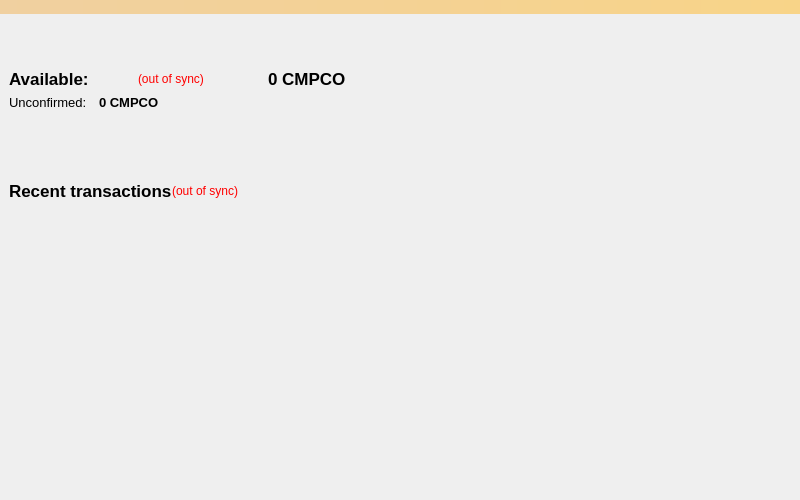
<?xml version="1.0" encoding="UTF-8"?>
<ui version="4.0">
 <class>OverviewPage</class>
 <widget class="QWidget" name="OverviewPage">
  <property name="geometry">
   <rect>
    <x>0</x>
    <y>0</y>
    <width>800</width>
    <height>500</height>
   </rect>
  </property>
  <property name="minimumSize">
   <size>
    <width>800</width>
    <height>500</height>
   </size>
  </property>
  <property name="maximumSize">
   <size>
    <width>800</width>
    <height>506</height>
   </size>
  </property>
  <property name="windowTitle">
   <string>Form</string>
  </property>
  <layout class="QVBoxLayout" name="topLayout">
   <property name="spacing">
    <number>0</number>
   </property>
   <property name="leftMargin">
    <number>0</number>
   </property>
   <property name="topMargin">
    <number>0</number>
   </property>
   <property name="rightMargin">
    <number>0</number>
   </property>
   <property name="bottomMargin">
    <number>0</number>
   </property>
   <item>
    <widget class="QLabel" name="labelAlerts">
     <property name="visible">
      <bool>false</bool>
     </property>
     <property name="styleSheet">
      <string notr="true">background-color: qlineargradient(x1: 0, y1: 0, x2: 1, y2: 0, stop:0 #F0D0A0, stop:1 #F8D488); color:#000000;</string>
     </property>
     <property name="wordWrap">
      <bool>true</bool>
     </property>
     <property name="margin">
      <number>3</number>
     </property>
    </widget>
   </item>
   <item>
    <layout class="QHBoxLayout" name="horizontalLayout" stretch="1,1">
     <property name="spacing">
      <number>0</number>
     </property>
     <item>
      <layout class="QVBoxLayout" name="verticalLayout_2">
       <property name="spacing">
        <number>0</number>
       </property>
       <item>
        <widget class="QFrame" name="frame">
         <property name="frameShape">
          <enum>QFrame::NoFrame</enum>
         </property>
         <property name="frameShadow">
          <enum>QFrame::Raised</enum>
         </property>
         <property name="lineWidth">
          <number>0</number>
         </property>
         <layout class="QVBoxLayout" name="verticalLayout_4">
          <item>
           <widget class="QLabel" name="label">
            <property name="minimumSize">
             <size>
              <width>0</width>
              <height>40</height>
             </size>
            </property>
            <property name="text">
             <string/>
            </property>
           </widget>
          </item>
          <item>
           <layout class="QHBoxLayout" name="horizontalLayout_4">
            <item>
             <widget class="QLabel" name="label_5">
              <property name="font">
               <font>
                <pointsize>13</pointsize>
                <weight>75</weight>
                <bold>true</bold>
               </font>
              </property>
              <property name="text">
               <string>Available:</string>
              </property>
             </widget>
            </item>
            <item>
             <widget class="QLabel" name="labelWalletStatus">
              <property name="toolTip">
               <string>The displayed information may be out of date. Your wallet automatically synchronizes with the CampusCoin network after a connection is established, but this process has not completed yet.</string>
              </property>
              <property name="styleSheet">
               <string notr="true">QLabel { color: red; }</string>
              </property>
              <property name="text">
               <string notr="true">(out of sync)</string>
              </property>
              <property name="alignment">
               <set>Qt::AlignLeading|Qt::AlignLeft|Qt::AlignVCenter</set>
              </property>
             </widget>
            </item>
            <item>
             <widget class="QLabel" name="labelBalance">
              <property name="font">
               <font>
                <pointsize>13</pointsize>
                <weight>75</weight>
                <bold>true</bold>
               </font>
              </property>
              <property name="cursor">
               <cursorShape>IBeamCursor</cursorShape>
              </property>
              <property name="toolTip">
               <string>Your current balance</string>
              </property>
              <property name="text">
               <string notr="true">0 CMPCO</string>
              </property>
              <property name="textInteractionFlags">
               <set>Qt::LinksAccessibleByMouse|Qt::TextSelectableByKeyboard|Qt::TextSelectableByMouse</set>
              </property>
             </widget>
            </item>
           </layout>
          </item>
          <item>
           <layout class="QFormLayout" name="formLayout_2">
            <property name="fieldGrowthPolicy">
             <enum>QFormLayout::AllNonFixedFieldsGrow</enum>
            </property>
            <property name="horizontalSpacing">
             <number>12</number>
            </property>
            <property name="verticalSpacing">
             <number>12</number>
            </property>
            <item row="1" column="0">
             <widget class="QLabel" name="label_3">
              <property name="font">
               <font>
                <pointsize>10</pointsize>
               </font>
              </property>
              <property name="text">
               <string>Unconfirmed:</string>
              </property>
             </widget>
            </item>
            <item row="1" column="1">
             <widget class="QLabel" name="labelUnconfirmed">
              <property name="font">
               <font>
                <pointsize>10</pointsize>
                <weight>75</weight>
                <bold>true</bold>
               </font>
              </property>
              <property name="cursor">
               <cursorShape>IBeamCursor</cursorShape>
              </property>
              <property name="toolTip">
               <string>Total of transactions that have yet to be confirmed, and do not yet count toward the current balance</string>
              </property>
              <property name="text">
               <string notr="true">0 CMPCO</string>
              </property>
              <property name="textInteractionFlags">
               <set>Qt::LinksAccessibleByMouse|Qt::TextSelectableByKeyboard|Qt::TextSelectableByMouse</set>
              </property>
             </widget>
            </item>
            <item row="2" column="0" colspan="2">
             <widget class="QLabel" name="label_6">
              <property name="minimumSize">
               <size>
                <width>0</width>
                <height>50</height>
               </size>
              </property>
              <property name="text">
               <string/>
              </property>
             </widget>
            </item>
           </layout>
          </item>
         </layout>
        </widget>
       </item>
       <item>
        <widget class="QFrame" name="frame_2">
         <property name="frameShape">
          <enum>QFrame::Box</enum>
         </property>
         <property name="frameShadow">
          <enum>QFrame::Raised</enum>
         </property>
         <property name="lineWidth">
          <number>0</number>
         </property>
         <layout class="QVBoxLayout" name="verticalLayout">
          <property name="spacing">
           <number>0</number>
          </property>
          <property name="leftMargin">
           <number>0</number>
          </property>
          <property name="topMargin">
           <number>0</number>
          </property>
          <property name="rightMargin">
           <number>0</number>
          </property>
          <property name="bottomMargin">
           <number>0</number>
          </property>
          <item>
           <layout class="QHBoxLayout" name="horizontalLayout_2">
            <property name="leftMargin">
             <number>9</number>
            </property>
            <property name="rightMargin">
             <number>9</number>
            </property>
            <item>
             <widget class="QLabel" name="label_4">
              <property name="font">
               <font>
                <pointsize>13</pointsize>
               </font>
              </property>
              <property name="lineWidth">
               <number>0</number>
              </property>
              <property name="text">
               <string>&lt;b&gt;Recent transactions&lt;/b&gt;</string>
              </property>
             </widget>
            </item>
            <item>
             <widget class="QLabel" name="labelTransactionsStatus">
              <property name="toolTip">
               <string>The displayed information may be out of date. Your wallet automatically synchronizes with the CampusCoin network after a connection is established, but this process has not completed yet.</string>
              </property>
              <property name="styleSheet">
               <string notr="true">QLabel { color: red; }</string>
              </property>
              <property name="text">
               <string notr="true">(out of sync)</string>
              </property>
              <property name="alignment">
               <set>Qt::AlignRight|Qt::AlignTrailing|Qt::AlignVCenter</set>
              </property>
             </widget>
            </item>
            <item>
             <spacer name="horizontalSpacer">
              <property name="orientation">
               <enum>Qt::Horizontal</enum>
              </property>
              <property name="sizeHint" stdset="0">
               <size>
                <width>40</width>
                <height>20</height>
               </size>
              </property>
             </spacer>
            </item>
           </layout>
          </item>
          <item>
           <widget class="QListView" name="listTransactions">
            <property name="minimumSize">
             <size>
              <width>400</width>
              <height>0</height>
             </size>
            </property>
            <property name="maximumSize">
             <size>
              <width>400</width>
              <height>16777215</height>
             </size>
            </property>
            <property name="styleSheet">
             <string notr="true">QListView { background: transparent; }</string>
            </property>
            <property name="frameShape">
             <enum>QFrame::NoFrame</enum>
            </property>
            <property name="lineWidth">
             <number>0</number>
            </property>
            <property name="verticalScrollBarPolicy">
             <enum>Qt::ScrollBarAlwaysOff</enum>
            </property>
            <property name="horizontalScrollBarPolicy">
             <enum>Qt::ScrollBarAlwaysOff</enum>
            </property>
            <property name="selectionMode">
             <enum>QAbstractItemView::NoSelection</enum>
            </property>
           </widget>
          </item>
          <item>
           <spacer name="verticalSpacer_2">
            <property name="orientation">
             <enum>Qt::Vertical</enum>
            </property>
            <property name="sizeHint" stdset="0">
             <size>
              <width>20</width>
              <height>40</height>
             </size>
            </property>
           </spacer>
          </item>
         </layout>
        </widget>
       </item>
      </layout>
     </item>
     <item>
      <layout class="QVBoxLayout" name="verticalLayout_3">
       <property name="spacing">
        <number>0</number>
       </property>
       <item>
        <layout class="QHBoxLayout" name="horizontalLayout_3" stretch="1">
         <item>
          <widget class="QLabel" name="label_2">
           <property name="text">
            <string/>
           </property>
           <property name="pixmap">
            <pixmap resource="../bitcoin.qrc">:/images/school</pixmap>
           </property>
           <property name="scaledContents">
            <bool>true</bool>
           </property>
          </widget>
         </item>
        </layout>
       </item>
      </layout>
     </item>
    </layout>
   </item>
  </layout>
 </widget>
 <resources>
  <include location="../bitcoin.qrc"/>
 </resources>
 <connections/>
</ui>
